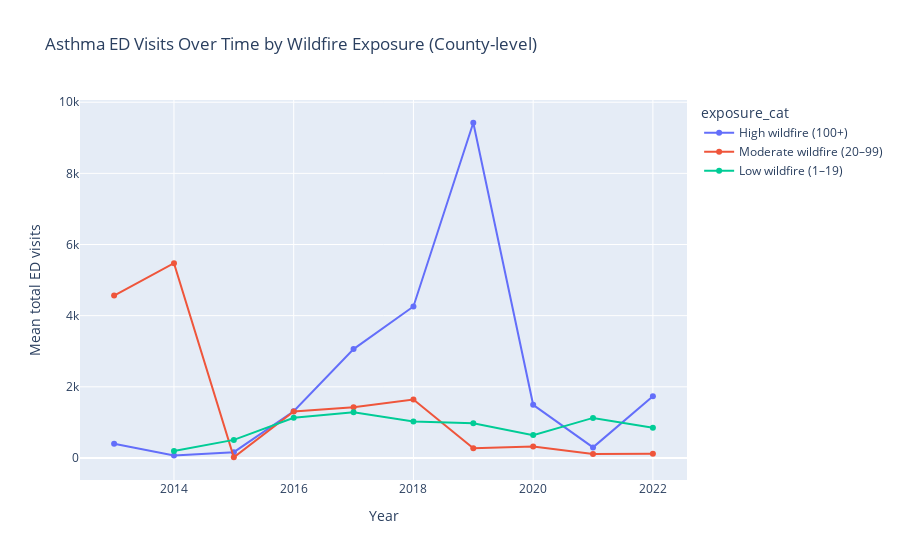

Notebook cell for this chart:
### Code cell
trend = (
    merged
    .groupby(["Year", "exposure_cat"])["total_ed_visits"].mean()                              
    .reset_index(name="mean_rate")   # Column is called "mean_rate"
)

trend = trend[trend["exposure_cat"] != "No wildfire"]

fig = px.line(
    trend,
    x="Year",
    y="mean_rate",  # ✓ FIXED - use the actual column name
    color="exposure_cat",
    markers=True,
    title="Asthma ED Visits Over Time by Wildfire Exposure (County-level)",
    labels={"mean_rate": "Mean total ED visits"}  # Add label for clarity
)
fig.show()

### Figure 1 — Plotly figure (JSON) as saved in the notebook; plotly's stock layout.template omitted (floating-point values rounded to 4 significant figures)
{"data": [{"hovertemplate": "exposure_cat=High wildfire (100+)<br>Year=%{x}<br>Mean total ED visits=%{y}<extra></extra>", "legendgroup": "High wildfire (100+)", "line": {"color": "#636efa", "dash": "solid"}, "marker": {"symbol": "circle"}, "mode": "lines+markers", "name": "High wildfire (100+)", "orientation": "v", "showlegend": true, "type": "scatter", "x": [2013, 2014, 2015, 2016, 2017, 2018, 2019, 2020, 2021, 2022], "xaxis": "x", "y": [398.5, 65.5, 161.7, 1311.0, 3059.0, 4258.0, 9423.0, 1494.0, 296.5, 1732.0], "yaxis": "y"}, {"hovertemplate": "exposure_cat=Moderate wildfire (20–99)<br>Year=%{x}<br>Mean total ED visits=%{y}<extra></extra>", "legendgroup": "Moderate wildfire (20–99)", "line": {"color": "#EF553B", "dash": "solid"}, "marker": {"symbol": "circle"}, "mode": "lines+markers", "name": "Moderate wildfire (20–99)", "orientation": "v", "showlegend": true, "type": "scatter", "x": [2013, 2014, 2015, 2016, 2017, 2018, 2019, 2020, 2021, 2022], "xaxis": "x", "y": [4565.0, 5475.0, 19.0, 1305.0, 1426.0, 1643.0, 271.5, 323.1, 108.0, 120.0], "yaxis": "y"}, {"hovertemplate": "exposure_cat=Low wildfire (1–19)<br>Year=%{x}<br>Mean total ED visits=%{y}<extra></extra>", "legendgroup": "Low wildfire (1–19)", "line": {"color": "#00cc96", "dash": "solid"}, "marker": {"symbol": "circle"}, "mode": "lines+markers", "name": "Low wildfire (1–19)", "orientation": "v", "showlegend": true, "type": "scatter", "x": [2014, 2015, 2016, 2017, 2018, 2019, 2020, 2021, 2022], "xaxis": "x", "y": [196.0, 507.0, 1127.0, 1281.0, 1026.0, 976.9, 641.3, 1125.0, 845.9], "yaxis": "y"}], "layout": {"legend": {"title": {"text": "exposure_cat"}, "tracegroupgap": 0}, "title": {"text": "Asthma ED Visits Over Time by Wildfire Exposure (County-level)"}, "xaxis": {"anchor": "y", "domain": [0, 1], "title": {"text": "Year"}}, "yaxis": {"anchor": "x", "domain": [0, 1], "title": {"text": "Mean total ED visits"}}}}
